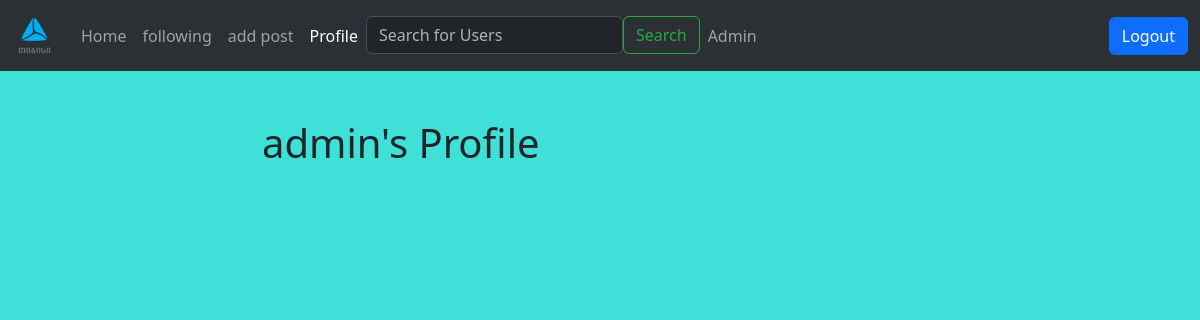
Before: /profile/admin (signed in) with the older database file.
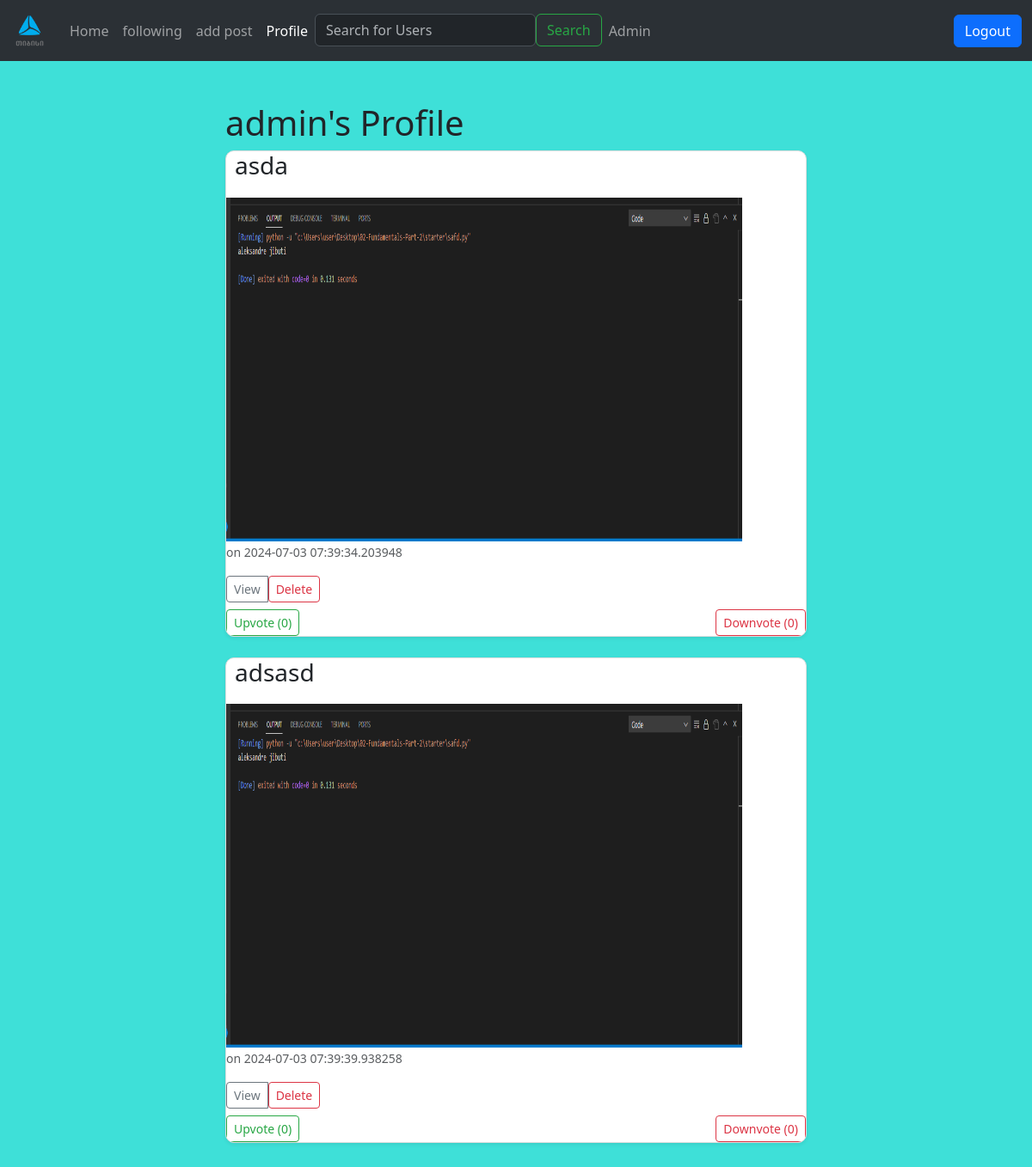
After: the same page with the newer database file.
### models.py (models this page shows, shortened)
class Post(db.Model):
    id = db.Column(db.Integer, primary_key=True, autoincrement=True)
    text = db.Column(db.String)
    file_path = db.Column(db.String)
    user_id = db.Column(db.Integer, db.ForeignKey('user.id'), nullable=False)
    upvote_count = db.Column(db.Integer, default=0)
    downvote_count = db.Column(db.Integer, default=0)
    votes = db.relationship('Vote', backref='post', cascade='all, delete-orphan', lazy='dynamic')
    user = db.relationship('User', backref=db.backref('posts', lazy=True, cascade="all, delete-orphan"))
    created_at = db.Column(db.DateTime, default=datetime.utcnow, nullable=False)
    comments = db.relationship('Comment', backref='post', lazy=True, cascade='all, delete-orphan',)

### routes.py (the view)
@app.route('/profile/<username>')
@login_required
def profile(username):
    user = User.query.filter_by(user_name=username).first_or_404()
    is_following = current_user.is_following(user)
    yesterday = datetime.now() - timedelta(days=1)
    recent_entries = db.session.query(Post).filter(Post.created_at >= yesterday).filter(Post.user == user).all()
    return render_template('profile.html', user=user, posts=recent_entries, is_following=is_following)

### models.py (called while the page is built)
@login_manager.user_loader
def load_user(id):
    return User.query.get(id)

    def is_following(self, user):
        return self.followed.filter_by(followed_id=user.id).first() is not None

### templates/profile.html (shortened to what this page needs)
{% extends "layout.html" %}
{% block content %}
<div class="container mt-5">
    <div class="d-flex justify-content-center ">
    <div class="row" style="width: 700px;">
        <h1>{{ user.user_name }}'s Profile</h1>
    <ul>
        {% for post in posts %}
        <div class="col-lg-20">
            <div class="card mb-4 shadow-sm">
          <li>
            <h5 class="card-title">{{ post.text }}</h5>
              {% if post.file_path %}
                  <img src="{{ url_for('static', filename=post.file_path) }}"  height="400px" width="600px"/>
             {% endif %}
             <p class="card-text"><small class="text-muted"> {{ post.user_name }} on {{ post.created_at }}</small></p>
             <div class="d-flex justify-content-between align-items-center">
                <div class="btn-group">
                    <a href="{{ url_for('post_detail', post_id=post.id) }}" class="btn btn-sm btn-outline-secondary">View</a>
                    {% if current_user == user %}
                    <form action="{{ url_for('delete_post', post_id=post.id) }}" method="POST" class="d-inline">
                        <button type="submit" class="btn btn-sm btn-outline-danger">Delete</button>
                    </form>
                    {% endif %}
                </div>
             </div>
         </li>
            <div class="d-flex justify-content-between align-items-center mt-2">
                <form method="POST" action="{{ url_for('upvote', post_id=post.id) }}">
                    <button type="submit" class="btn btn-sm btn-outline-success">Upvote ({{ post.upvote_count }})</button>
                </form>
                <form method="POST" action="{{ url_for('downvote', post_id=post.id) }}">
                    <button type="submit" class="btn btn-sm btn-outline-danger">Downvote ({{ post.downvote_count }})</button>
            </div>
    </div>
 </div>
        {% endfor %}
  </ul>
</div>
</div>
</div>
{% endblock %}

Changed rows visible on the page:
now on this page (row edited): Post: text "asda", file_path (picture), created_at "2024-07-03 07:39:34.203948", upvote_count "0", downvote_count "0"
added Post: text "adsasd", file_path (picture), created_at "2024-07-03 07:39:39.938258", upvote_count "0", downvote_count "0"
